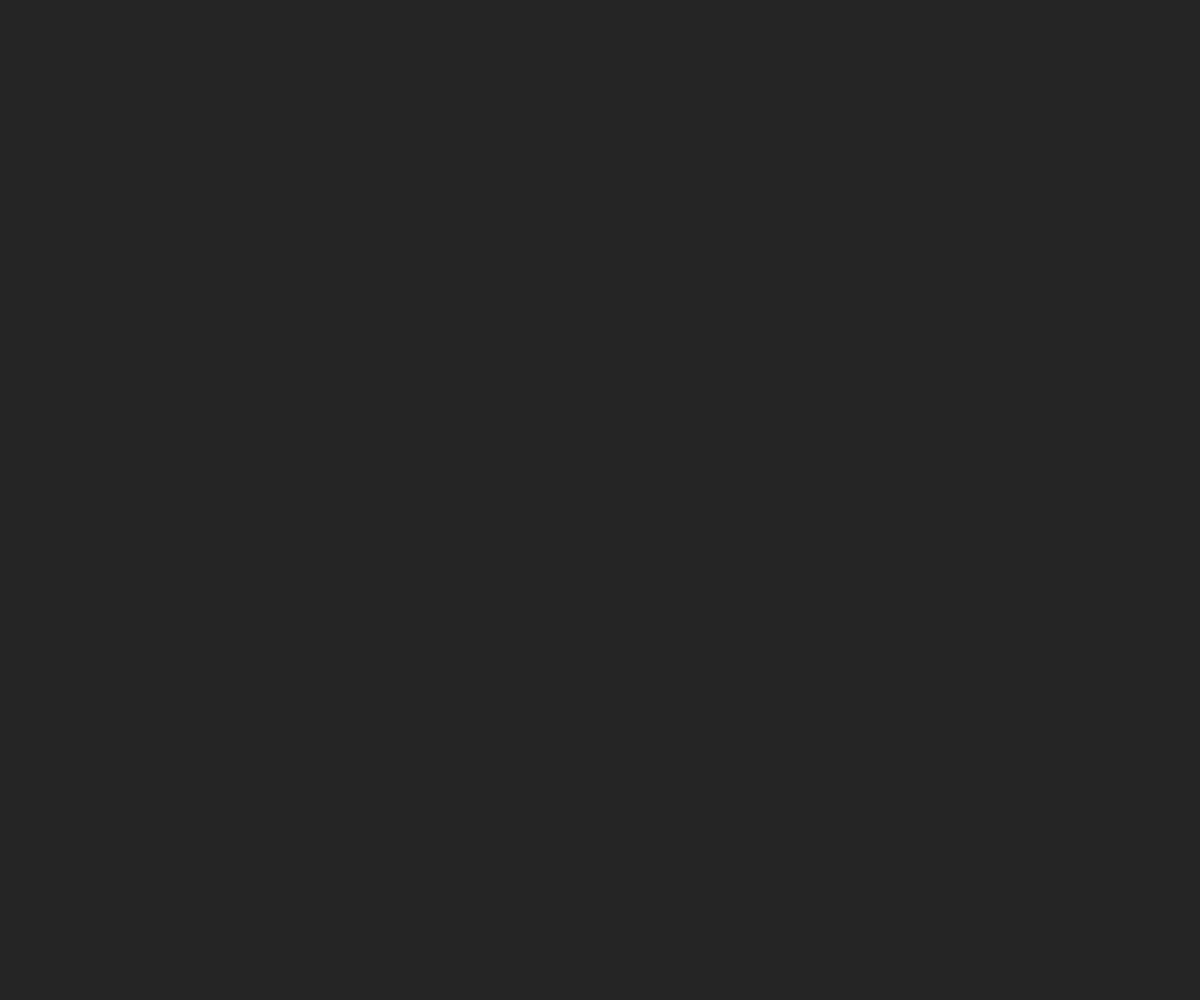
Frame 1 (no input)
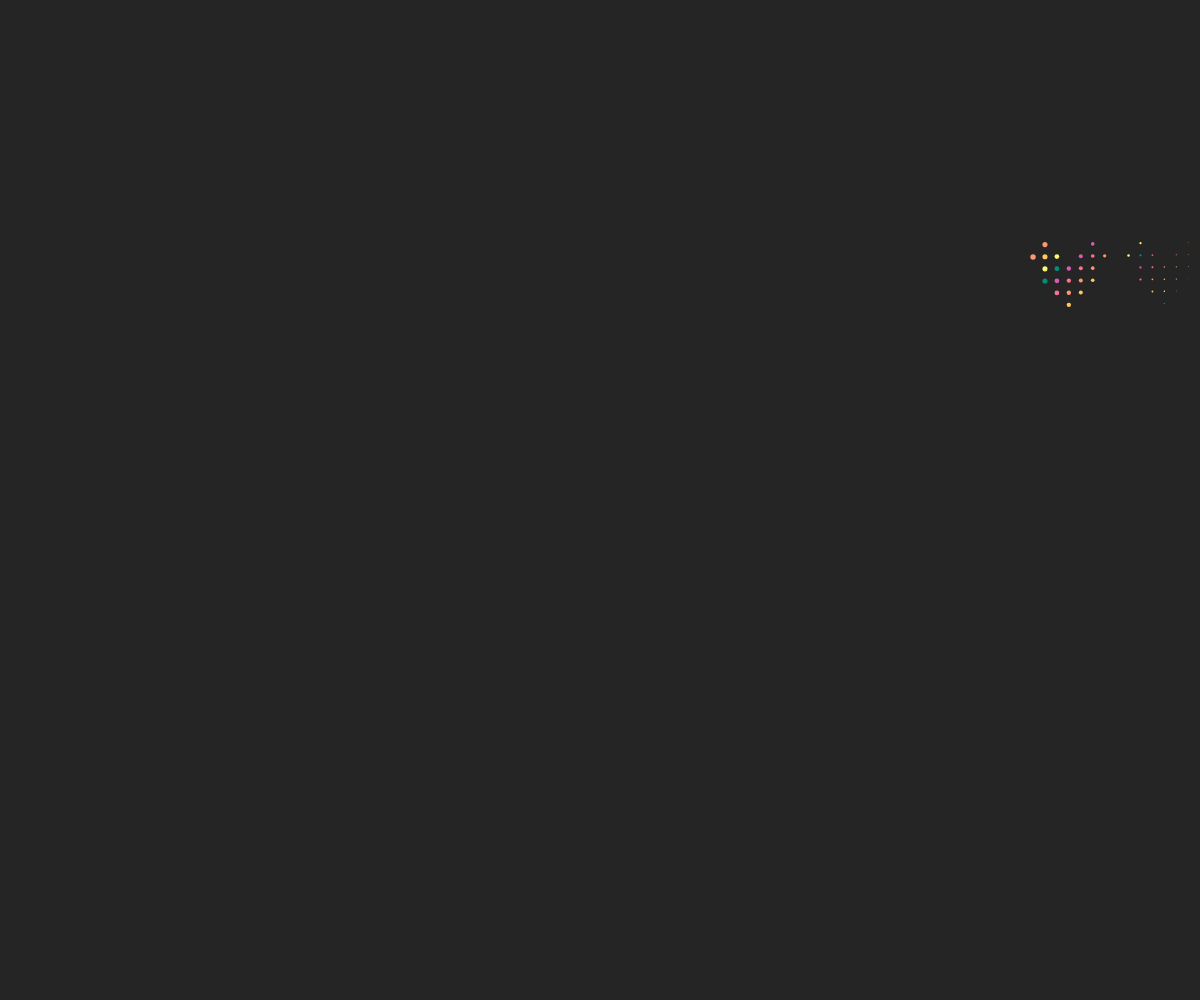
Frame 60 (no input)
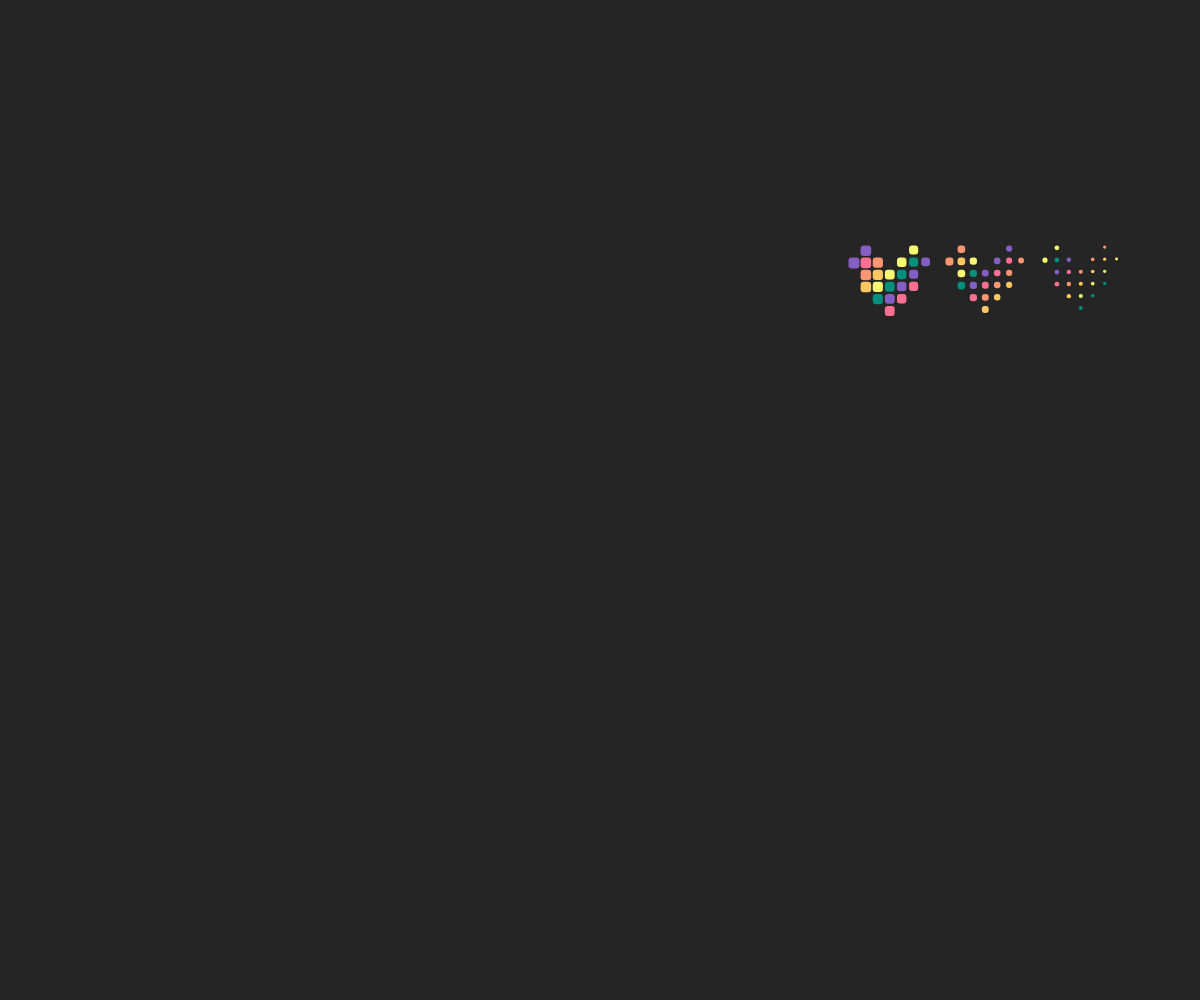
Frame 120 (the mouse pressed at the canvas centre since frame 60)

The p5.js sketch that drew these frames (run headless with seeded random() and noise() and a simulated clock; from frame 60 on, the mouse is pressed at the canvas centre):

// p5.js sketch
// ── sketch.js
const horizontalPixels = 100;
let cellsize;
let characters;
let offsetX = 0;
let colors = ["#845EC2", "#D65DB1", "#FF6F91", "#FF9671", "#FFC75F", "#F9F871", "#008F7A"];
let pixels = [];
let characterPixels = [];
let message = "/// i love javascript and p5! ///";

function preload() {
  characters = getCharacters();
}

function setup() {
  message = message.toUpperCase().replaceAll(" ","_") + "___";
  for (let y = 0; y < 7; y++){
    pixels.push([]);
    for (let x = 0; x < horizontalPixels; x++){
      pixels[y].push(false);
    }
  }
  noStroke();
  createCanvas(windowWidth, windowHeight);
  frameRate(60);
  cellsize = windowWidth/ (horizontalPixels -1);
  fillMessageCharacter();
}

function update() {
  offsetX -= deltaTime * .2;
  if (offsetX < -cellsize){
    const c = colors[0];
    colors = colors.slice(1);
    colors.push(c);
    offsetX = 0;
    if (characterPixels[0].length === 0){
      fillMessageCharacter();
    }
    for (let y = 0; y < 7; y++){
      pixels [y] = pixels [y].slice(1);
      pixels [y].push(characterPixels[y][0]);
      characterPixels[y] = characterPixels[y].slice(1);
    }
  }
}

function fillMessageCharacter() {
  const char = message[0];
  message = message.slice(1);
  message += char;
  const p = characters.filter(x => x[0] === char)[0];
  characterPixels = [];
  for (let y = 0; y < 7; y++){
    characterPixels.push([]);
    for (let x = 0; x < p[y + 1].length; x++){
      const value = p[y + 1][x];
      if (value === "*"){
        characterPixels[y].push(true);
      } else{
        characterPixels[y].push(false);
      }
    }
    characterPixels[y].push(false);
  }
}

let time = 0;

function draw() {
  time += deltaTime * .001;
  update();
  background("#252525");
  for (let y = 0; y < 7; y++){
    for (let x = 0; x < horizontalPixels; x++){
      if (pixels[y][x]){
        color = colors[(y + x)% 6];
        fill(color);
        const s = (horizontalPixels / 2 - Math.abs(horizontalPixels/ 2 - x)) / horizontalPixels * 3;

        rect (offsetX + x * cellsize, Math.sin(time) * 50 + 200 + y * cellsize, cellsize * s, cellsize * s, 3);
      }
    }
  }
}

function getCharacters() {
  return `
A
.*****.
*.....*
*.....*
*.....*
*******
*.....*
*.....*
-------
B
*****..
.*...*.
.*....*
.*****.
.*....*
.*....*
******.
-------
C
..****.
.*....*
*.....*
*......
*......
.*....*
..****.
-------
D
*****..
..*..*.
..*...*
..*...*
..*...*
*.*...*
.*****.
-------
E
******
*.....
*.....
*****.
*.....
*.....
******
-------
F
*******
*......
*......
******.
*......
*......
*......
-------
G
..****.
.*....*
*......
*......
*..****
*.....*
.*****.
-------
H
*....*
*....*
*....*
******
*....*
*....*
*....*
-------
I
***
.*.
.*.
.*.
.*.
.*.
***
-------
J
..*****
......*
......*
......*
*.....*
.*...*.
..***..
-------
K
*....*.
*...*..
*..*...
***....
*..*...
*...*..
*....*.
-------
L
*......
*......
*......
*......
*......
*......
*******
-------
M
*.....*
**...**
*.*.*.*
*..*..*
*..*..*
*.....*
*.....*
-------
N
*.....*
**....*
*.*...*
*..*..*
*...*.*
*....**
*.....*
-------
O
..***..
.*...*.
*.....*
*.....*
*.....*
.*...*.
..***..
-------
P
*****..
*....*.
*.....*
******.
*......
*......
*......
-------
Q
..***..
.*...*.
*.....*
*..*..*
*...*.*
.*...*.
..***.*
-------
R
*****..
*....*.
*.....*
******.
*.**...
*...**.
*.....*
-------
S
.*****.
*.....*
*......
.****..
.....*.
*.....*
.*****.
-------
T
*******
...*...
...*...
...*...
...*...
...*...
...*...
-------
U
*.....*
*.....*
*.....*
*.....*
*.....*
*.....*
.*****.
-------
V
*.....*
*.....*
.*...*.
.*...*.
.*...*.
..***..
...*...
-------
W
*.....*
*.....*
*.....*
*.....*
.*.*.*.
.*.*.*.
..*.*..
-------
X
*.....*
.*...*.
..*.*..
...*...
..*.*..
.*...*.
*.....*
-------
Y
*.....*
*.....*
.*...*.
..*.*..
...*...
...*...
...*...
-------
Z
*******
.....*.
....*..
...*...
..*....
.*.....
*******
-------
_
.......
.......
.......
.......
.......
.......
.......
-------
?
.*****.
*.....*
....**.
...*...
...*...
.......
...*...
-------
!
..***..
..***..
..***..
...*...
...*...
.......
...*...
-------
,
.......
.......
.......
.......
.......
...*...
..**...
-------
/
.*...*.
***.***
.*****.
.*****.
..***..
...*...
.......
-------
5
*******
**.....
**.....
******.
.....**
.....**
******.
`.split("-------")
  .map(x => x.trim()
  .split("\n"));
}
